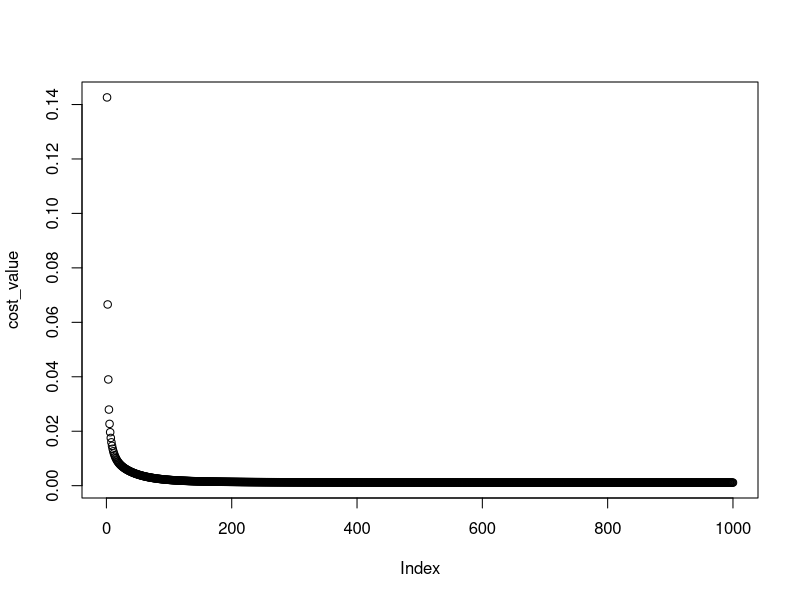

Source code (R):
data_asli = read.csv("belum_normal.csv")

data=apply(data_asli,MARGIN=2,FUN=function(X)(X-min(X))/diff(range(X)))

y=data[,ncol(data)]
x=data[,1:(ncol(data)-1)]
x=cbind(1,x)
m=nrow(x)
tetha=vector(mode="double",length=(ncol(x))-1)
tetha=c(1,tetha)
temp_tetha=vector(mode="double",length=ncol(x))
alpha=0.5
iteration=1000
cost_value=vector(mode="double",iteration)

for(i in 1:iteration){
	for(j in 1:ncol(x)){
		temp_tetha[j] = tetha[j] - alpha * (1/m) * sum(((x%*%tetha)-y)*x[,j])

	}

	tetha = temp_tetha

	cost = sum(((x%*%tetha)-y)^2)/(2*m)
	cost_value[i] = cost
}
plot(cost_value)
func_testing=function(x_testing,tetha,y,x){
	tn=x_testing
	tn=c(1,tn)
	for(j in 2:ncol(x)){
		tn[j]=(tn[j]-min(data_asli[,j-1]))/diff(range(data_asli[,j-1]))
	}
	
	prediksi = tn %*% tetha
	harga = (prediksi*diff(range(data_asli[,ncol(data_asli)]))) + min(data_asli[,ncol(data_asli)])
	harga
}
data_testing=c(135,582,1,1,1,1,0,4,2200,4,2,6,6,0,6)
func_testing(data_testing,tetha,y,x)
